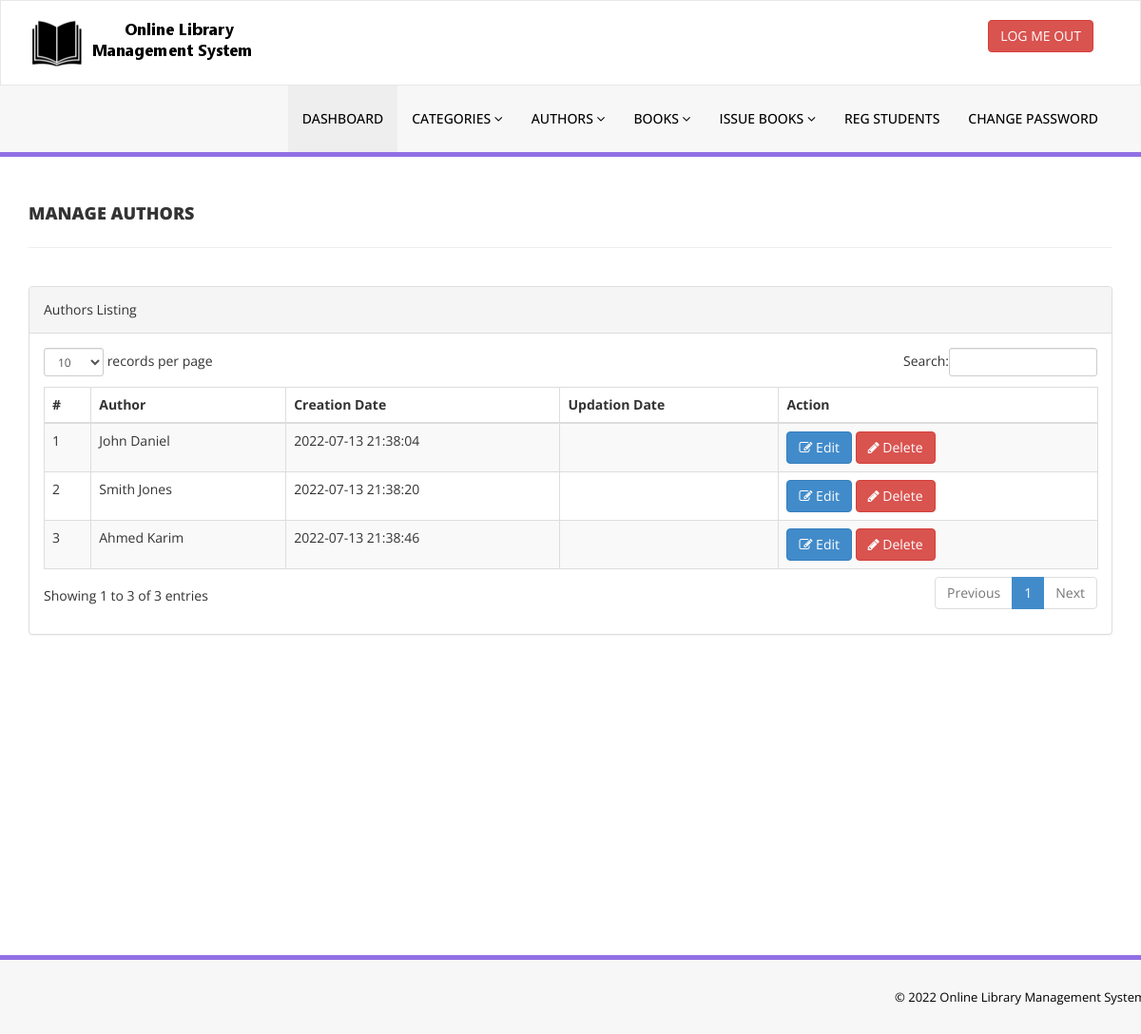
Page /admin/manage-authors.php (signed in) on the committed database.
### tables this page shows
CREATE TABLE `tblauthors` (
  `id` int(11) NOT NULL,
  `AuthorName` varchar(159) DEFAULT NULL,
  `creationDate` timestamp NULL DEFAULT current_timestamp(),
  `UpdationDate` timestamp NULL DEFAULT NULL ON UPDATE current_timestamp()
);

### admin/manage-authors.php (the view, shortened to what this page needs)
<?php
include('includes/config.php');
if(strlen($_SESSION['alogin'])==0)
    {
header('location:index.php');
}
else{
    ?>
<!DOCTYPE html>
<html xmlns="http://www.w3.org/1999/xhtml">
<head>
    <link href="assets/css/bootstrap.css" rel="stylesheet" />
    <link href="assets/css/font-awesome.css" rel="stylesheet" />
    <link href="assets/js/dataTables/dataTables.bootstrap.css" rel="stylesheet" />
    <link href="assets/css/style.css" rel="stylesheet" />
</head>
<body>
<?php include('includes/header.php');?>
    <div class="content-wrapper">
         <div class="container">
        <div class="row pad-botm">
            <div class="col-md-12">
                <h4 class="header-line">Manage Authors</h4>
    </div>
     <div class="row">
</div>
        </div>
            <div class="row">
                <div class="col-md-12">
                    <div class="panel panel-default">
                        <div class="panel-heading">
                           Authors Listing
                        </div>
                        <div class="panel-body">
                            <div class="table-responsive">
                                <table class="table table-striped table-bordered table-hover" id="dataTables-example">
                                    <thead>
                                        <tr>
                                            <th>#</th>
                                            <th>Author</th>
                                            <th>Creation Date</th>
                                            <th>Updation Date</th>
                                            <th>Action</th>
                                        </tr>
                                    </thead>
                                    <tbody>
<?php $sql = "SELECT * from  tblauthors";
$query = $dbh -> prepare($sql);
$query->execute();
$results=$query->fetchAll(PDO::FETCH_OBJ);
$cnt=1;
if($query->rowCount() > 0)
{
foreach($results as $result)
{               ?>
                                        <tr class="odd gradeX">
                                            <td class="center"><?php echo htmlentities($cnt);?></td>
                                            <td class="center"><?php echo htmlentities($result->AuthorName);?></td>
                                            <td class="center"><?php echo htmlentities($result->creationDate);?></td>
                                            <td class="center"><?php echo htmlentities($result->UpdationDate);?></td>
                                            <td class="center">
                                            <a href="edit-author.php?athrid=<?php echo htmlentities($result->id);?>"><button class="btn btn-primary"><i class="fa fa-edit "></i> Edit</button>
                                          <a href="manage-authors.php?del=<?php echo htmlentities($result->id);?>" onclick="return confirm('Are you sure you want to delete?');"" >  <button class="btn btn-danger"><i class="fa fa-pencil"></i> Delete</button>
                                            </td>
                                        </tr>
 <?php $cnt=$cnt+1;}} ?>
                                    </tbody>
                                </table>
                            </div>
                        </div>
                    </div>
                </div>
            </div>
    </div>
    </div>
  <?php include('includes/footer.php');?>
</body>
</html>
<?php } ?>

### admin/assets/css/style.css (style rules this page uses)
.content-wrapper { margin-top: 40px; min-height:800px; padding-bottom:90px; }
.header-line { font-weight:900; padding-bottom:25px; border-bottom:1px solid #eeeeee; text-transform:uppercase; }
.pad-botm { padding-bottom:30px; }

### rows in the picture
tblauthors: AuthorName "John Daniel", creationDate "2022-07-13 21:38:04"
tblauthors: AuthorName "Smith Jones", creationDate "2022-07-13 21:38:20"
tblauthors: AuthorName "Ahmed Karim", creationDate "2022-07-13 21:38:46"
